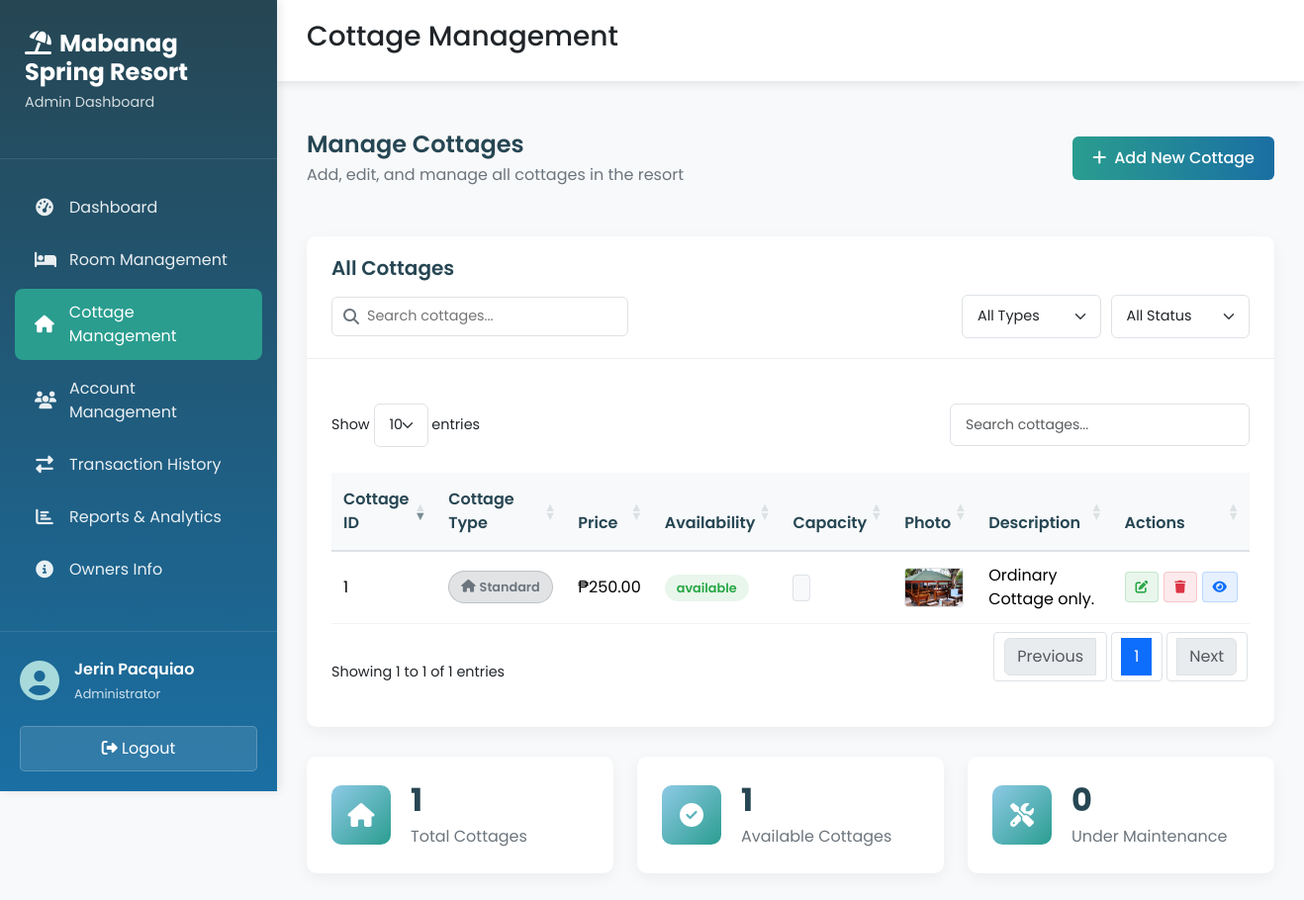
Page /admin/cottage.php (signed in) on the committed database.
### tables this page shows
CREATE TABLE `cottage` (
  `cottage_id` int(11) NOT NULL,
  `cottage_type` varchar(50) NOT NULL,
  `capacity` varchar(50) NOT NULL,
  `cottage_price` decimal(10,2) NOT NULL,
  `cottage_availability` enum('available','unavailable') NOT NULL DEFAULT 'available',
  `photo` varchar(100) NOT NULL,
  `cottage_description` text DEFAULT NULL
);

### admin/name.php (called while the page is built)
<?php
require 'connect.php';
$admin_id = $_SESSION['admin_id'];
$query = $conn->query("SELECT * FROM `admin` WHERE `admin_id` = '$admin_id'")
         or die(mysqli_error($conn));
$fetch = $query->fetch_assoc();
$name  = $fetch['name'];
?>

### admin/cottage.php (the view, shortened to what this page needs)
<!DOCTYPE html>
<?php
    require_once 'name.php';
    require_once 'connect.php';
?>
<html lang="en">
<head>
    <link href="https://cdn.jsdelivr.net/npm/bootstrap@5.3.8/dist/css/bootstrap.min.css" rel="stylesheet"
>
    <link rel="stylesheet" href="https://cdnjs.cloudflare.com/ajax/libs/font-awesome/6.4.0/css/all.min.css">
    <link rel="stylesheet" href="https://cdn.datatables.net/1.13.6/css/dataTables.bootstrap5.min.css">
    <link rel="stylesheet" href="../css/admin_style.css">
    <link rel="stylesheet" href="../css/cottage_style.css">
</head>
<body data-alert-type="<?php echo isset($_SESSION['alert_type']) ? $_SESSION['alert_type'] : ''; ?>"
      data-alert-title="<?php echo isset($_SESSION['alert_title']) ? $_SESSION['alert_title'] : ''; ?>"
      data-alert-message="<?php echo isset($_SESSION['alert_message']) ? htmlspecialchars($_SESSION['alert_message']) : ''; ?>">
    <div class="dashboard-container">
        <div class="sidebar">
            <div class="sidebar-header">
                <h2><i class="fas fa-umbrella-beach me-2"></i>Mabanag Spring Resort</h2>
                <p>Admin Dashboard</p>
            </div>
            <ul class="sidebar-menu">
                <li class="menu-item">
                    <a href="home.php">
                        <i class="fas fa-tachometer-alt"></i>
                        <span>Dashboard</span>
                    </a>
                </li>
                <li class="menu-item">
                    <a href="room.php">
                        <i class="fas fa-bed"></i>
                        <span>Room Management</span>
                    </a>
                </li>
                <li class="menu-item active">
                    <a href="cottage.php">
                        <i class="fas fa-home"></i>
                        <span>Cottage Management</span>
                    </a>
                </li>
                <li class="menu-item">
                    <a href="account.php">
                        <i class="fas fa-users"></i>
                        <span>Account Management</span>
                    </a>
                </li>
                <li class="menu-item">
                    <a href="transaction.php">
                        <i class="fas fa-exchange-alt"></i>
                        <span>Transaction History</span>
                    </a>
                </li>
                <li class="menu-item">
                    <a href="reports.php">
                        <i class="fas fa-chart-bar"></i>
                        <span>Reports & Analytics</span>
                    </a>
                </li>
                <li class="menu-item">
                    <a href="owners_info.php">
                        <i class="fas fa-info-circle"></i>
                        <span>Owners Info</span>
                    </a>
                </li>
            </ul>
            <div class="sidebar-footer">
                <div class="user-info">
                    <div class="user-avatar">
                        <i class="fas fa-user-circle"></i>
                    </div>
                    <div class="user-details">
                        <span class="user-name"><?php echo $name; ?></span>
                        <span class="user-role">Administrator</span>
                    </div>
                </div>
                <a href="logout.php" id=logoutBtn class="btn btn-logout">
                    <i class="fas fa-sign-out-alt"></i> Logout
                </a>
            </div>
        </div>
        <div class="main-content">
            <nav class="top-nav">
                <div class="nav-left">
                    <h3>Cottage Management</h3>
                </div>
            </nav>
            <div class="content-area">
                <div class="page-header">
                    <div class="header-info">
                        <h4>Manage Cottages</h4>
                        <p>Add, edit, and manage all cottages in the resort</p>
                    </div>
                    <button class="btn btn-primary" data-bs-toggle="modal" data-bs-target="#addCottageModal">
                        <i class="fas fa-plus me-2"></i>Add New Cottage
                    </button>
                </div>
                <div class="card">
                    <div class="card-header">
                        <h5>All Cottages</h5>
                        <div class="table-controls">
                            <div class="search-box">
                                <i class="fas fa-search"></i>
                                <input type="text" id="searchInput" placeholder="Search cottages...">
                            </div>
                            <div class="filter-controls">
                                <select id="typeFilter" class="form-select">
                                    <option value="">All Types</option>
                                </select>
                                <select id="availabilityFilter" class="form-select">
                                    <option value="">All Status</option>
                                </select>
                            </div>
                        </div>
                    </div>
                    <div class="card-body">
                        <div class="table-responsive">
                            <table id="cottagesTable" class="table table-hover">
                                <thead>
                                    <tr>
                                        <th>Cottage ID</th>
                                        <th>Cottage Type</th>
                                        <th>Price</th>
                                        <th>Availability</th>
                                        <th>Capacity</th>
                                        <th>Photo</th>
                                        <th>Description</th>
                                        <th>Actions</th>
                                    </tr>
                                </thead>
                                <tbody>
                                    <?php
                                        $query = $conn->query("SELECT * FROM `cottage` ORDER BY `cottage_id` DESC") or die(mysqli_error());
                                        while ($fetch = $query->fetch_array()) {
                                    ?>
                                    <tr>
                                        <td><?php echo $fetch['cottage_id'] ?></td>
                                        <td>
                                            <span class="cottage-type-badge cottage-type-<?php echo strtolower(str_replace(' ', '-', $fetch['cottage_type'])) ?>">
                                                <i class="fas fa-home me-1"></i><?php echo $fetch['cottage_type'] ?>
                                            </span>
                                        </td>
                                        <td>₱<?php echo $fetch['cottage_price'] ?></td>
                                        <td>
                                            <span class="availability-badge availability-<?php echo strtolower($fetch['cottage_availability']) ?>">
                                                <?php echo $fetch['cottage_availability'] ?>
                                            </span>
                                        </td>
                                        <td>
                                            <span class="capacity-badge"><?php echo $fetch['capacity'] ?></span>
                                        </td>
                                        <td>
                                            <?php if (! empty($fetch['photo'])): ?>
                                                <img src="../photos/<?php echo $fetch['photo'] ?>" alt="Cottage Photo" class="cottage-thumbnail">
                                            <?php else: ?>
                                                <div class="no-photo">No Image</div>
                                            <?php endif; ?>
                                        </td>
                                        <td><?php echo $fetch['cottage_description'] ?></td>
                                        <td>
                                            <div class="action-buttons">
                                                <button class="btn btn-sm btn-edit" data-bs-toggle="modal" data-bs-target="#editCottageModal"
                                                    data-id="<?php echo $fetch['cottage_id'] ?>"
                                                    data-type="<?php echo $fetch['cottage_type'] ?>"
                                                    data-capacity="<?php echo $fetch['capacity'] ?>"
                                                    data-price="<?php echo $fetch['cottage_price'] ?>"
                                                    data-availability="<?php echo $fetch['cottage_availability'] ?>"
                                                    data-description="<?php echo htmlspecialchars($fetch['cottage_description'], ENT_QUOTES); ?>"
                                                    data-photo="<?php echo $fetch['photo'] ?>">
                                                    <i class="fas fa-edit"></i>
                                                </button>
                                                <button class="btn btn-sm btn-delete"
                                                    data-id="<?php echo $fetch['cottage_id'] ?>"
                                                    data-type="<?php echo $fetch['cottage_type'] ?>">
                                                    <i class="fas fa-trash"></i>
                                                </button>
                                                <button class="btn btn-sm btn-view" data-bs-toggle="modal" data-bs-target="#viewCottageModal"
                                                    data-id="<?php echo $fetch['cottage_id'] ?>"
                                                    data-type="<?php echo $fetch['cottage_type'] ?>"
                                                    data-capacity="<?php echo $fetch['capacity'] ?>"
                                                    data-price="<?php echo $fetch['cottage_price'] ?>"
                                                    data-availability="<?php echo $fetch['cottage_availability'] ?>"
                                                    data-description="<?php echo htmlspecialchars($fetch['cottage_description'], ENT_QUOTES); ?>"
                                                    data-photo="<?php echo $fetch['photo'] ?>"
                                                    data-capacity="<?php echo $capacity ?>">
                                                    <i class="fas fa-eye"></i>
                                                </button>
                                            </div>
                                        </td>
                                    </tr>
                                    <?php
                                        }
                                    ?>
                                </tbody>
                            </table>
                        </div>
                    </div>
                </div>
                <div class="row stats-row">
                    <div class="col-xl-4 col-md-6 mb-4">
                        <div class="stat-card">
                            <div class="stat-icon">
                                <i class="fas fa-home"></i>
                            </div>
                            <div class="stat-info">
                                <h3>
                                    <?php
                                        $total_cottages = $conn->query("SELECT COUNT(*) as total FROM `cottage`")->fetch_array();
                                        echo $total_cottages['total'];
                                    ?>
                                </h3>
                                <p>Total Cottages</p>
                            </div>
                        </div>
                    </div>
                    <div class="col-xl-4 col-md-6 mb-4">
                        <div class="stat-card">
                            <div class="stat-icon">
                                <i class="fas fa-check-circle"></i>
                            </div>
                            <div class="stat-info">
                                <h3>
                                    <?php
                                        $available_cottages = $conn->query("SELECT COUNT(*) as available FROM `cottage` WHERE `cottage_availability` = 'Available'")->fetch_array();
                                        echo $available_cottages['available'];
                                    ?>
                                </h3>
                                <p>Available Cottages</p>
                            </div>
                        </div>
                    </div>
                    <div class="col-xl-4 col-md-6 mb-4">
                        <div class="stat-card">
                            <div class="stat-icon">
                                <i class="fas fa-tools"></i>
                            </div>
                            <div class="stat-info">
                                <h3>
                                    <?php
                                        $maintenance_cottages = $conn->query("SELECT COUNT(*) as maintenance FROM `cottage` WHERE `cottage_availability` = 'Maintenance'")->fetch_array();
                                        echo $maintenance_cottages['maintenance'];
                                    ?>
                                </h3>
                                <p>Under Maintenance</p>
                            </div>
                        </div>
                    </div>
                </div>
            </div>
        </div>
    </div>
</body>
</html>

### rows in the picture
cottage: cottage_id "1", cottage_type "Standard", cottage_price "250.00", cottage_availability "available", photo (picture), cottage_description "Ordinary Cottage only."

### other values in the picture
$name "Jerin Pacquiao"
$total_cottages['total'] "1"
$available_cottages['available'] "1"
$maintenance_cottages['maintenance'] "0"
